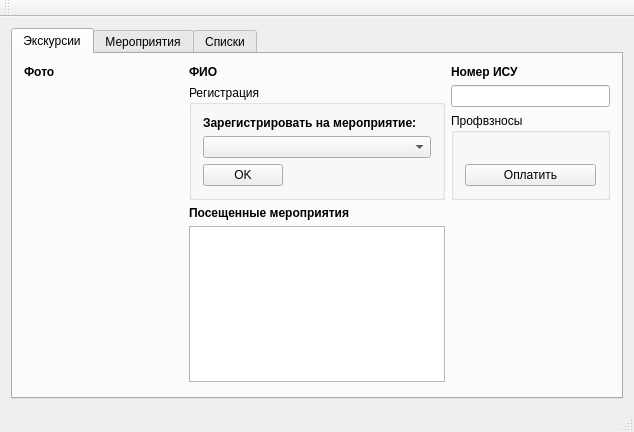
<?xml version="1.0" encoding="UTF-8"?>
<ui version="4.0">
 <class>Profkom</class>
 <widget class="QMainWindow" name="Profkom">
  <property name="enabled">
   <bool>true</bool>
  </property>
  <property name="geometry">
   <rect>
    <x>0</x>
    <y>0</y>
    <width>634</width>
    <height>432</height>
   </rect>
  </property>
  <property name="windowTitle">
   <string>Profkom</string>
  </property>
  <widget class="QWidget" name="centralWidget">
   <layout class="QVBoxLayout" name="verticalLayout">
    <item>
     <widget class="QTabWidget" name="tabWidget">
      <property name="toolTip">
       <string/>
      </property>
      <property name="currentIndex">
       <number>0</number>
      </property>
      <widget class="QWidget" name="tab">
       <attribute name="title">
        <string>Экскурсии</string>
       </attribute>
       <layout class="QHBoxLayout" name="horizontalLayout_3">
        <item>
         <layout class="QVBoxLayout" name="verticalLayout_2">
          <item>
           <widget class="QLabel" name="label_2">
            <property name="font">
             <font>
              <weight>75</weight>
              <bold>true</bold>
             </font>
            </property>
            <property name="text">
             <string>Фото</string>
            </property>
           </widget>
          </item>
          <item>
           <widget class="QLabel" name="labelPhoto">
            <property name="layoutDirection">
             <enum>Qt::LeftToRight</enum>
            </property>
            <property name="autoFillBackground">
             <bool>false</bool>
            </property>
            <property name="text">
             <string/>
            </property>
            <property name="alignment">
             <set>Qt::AlignCenter</set>
            </property>
           </widget>
          </item>
          <item>
           <spacer name="verticalSpacer">
            <property name="orientation">
             <enum>Qt::Vertical</enum>
            </property>
            <property name="sizeHint" stdset="0">
             <size>
              <width>20</width>
              <height>40</height>
             </size>
            </property>
           </spacer>
          </item>
          <item>
           <spacer name="horizontalSpacer_2">
            <property name="orientation">
             <enum>Qt::Horizontal</enum>
            </property>
            <property name="sizeHint" stdset="0">
             <size>
              <width>40</width>
              <height>20</height>
             </size>
            </property>
           </spacer>
          </item>
         </layout>
        </item>
        <item>
         <layout class="QVBoxLayout" name="verticalLayout_5">
          <item>
           <layout class="QHBoxLayout" name="horizontalLayout_2">
            <item>
             <widget class="QLabel" name="label_3">
              <property name="font">
               <font>
                <weight>75</weight>
                <bold>true</bold>
               </font>
              </property>
              <property name="text">
               <string>ФИО</string>
              </property>
             </widget>
            </item>
            <item>
             <widget class="QLabel" name="Fio">
              <property name="text">
               <string/>
              </property>
             </widget>
            </item>
           </layout>
          </item>
          <item>
           <widget class="QGroupBox" name="groupBox">
            <property name="title">
             <string>Регистрация</string>
            </property>
            <layout class="QVBoxLayout" name="verticalLayout_3">
             <item>
              <widget class="QLabel" name="label_5">
               <property name="font">
                <font>
                 <weight>75</weight>
                 <bold>true</bold>
                </font>
               </property>
               <property name="text">
                <string>Зарегистрировать на мероприятие:</string>
               </property>
              </widget>
             </item>
             <item>
              <widget class="QComboBox" name="Events"/>
             </item>
             <item>
              <layout class="QHBoxLayout" name="horizontalLayout">
               <item>
                <widget class="QPushButton" name="buttonAddEvents">
                 <property name="text">
                  <string>OK</string>
                 </property>
                </widget>
               </item>
               <item>
                <spacer name="horizontalSpacer">
                 <property name="orientation">
                  <enum>Qt::Horizontal</enum>
                 </property>
                 <property name="sizeHint" stdset="0">
                  <size>
                   <width>40</width>
                   <height>20</height>
                  </size>
                 </property>
                </spacer>
               </item>
              </layout>
             </item>
            </layout>
           </widget>
          </item>
          <item>
           <widget class="QLabel" name="label_9">
            <property name="font">
             <font>
              <weight>75</weight>
              <bold>true</bold>
             </font>
            </property>
            <property name="text">
             <string>Посещенные мероприятия</string>
            </property>
           </widget>
          </item>
          <item>
           <widget class="QListWidget" name="visitedEventsList"/>
          </item>
          <item>
           <spacer name="verticalSpacer_2">
            <property name="orientation">
             <enum>Qt::Vertical</enum>
            </property>
            <property name="sizeHint" stdset="0">
             <size>
              <width>20</width>
              <height>40</height>
             </size>
            </property>
           </spacer>
          </item>
         </layout>
        </item>
        <item>
         <layout class="QVBoxLayout" name="verticalLayout_6">
          <item>
           <widget class="QLabel" name="label">
            <property name="font">
             <font>
              <weight>75</weight>
              <bold>true</bold>
             </font>
            </property>
            <property name="text">
             <string>Номер ИСУ</string>
            </property>
           </widget>
          </item>
          <item>
           <widget class="QLineEdit" name="ISU"/>
          </item>
          <item>
           <widget class="QGroupBox" name="groupBox_2">
            <property name="title">
             <string>Профвзносы</string>
            </property>
            <layout class="QVBoxLayout" name="verticalLayout_4">
             <item>
              <widget class="QLabel" name="Deposit">
               <property name="text">
                <string/>
               </property>
              </widget>
             </item>
             <item>
              <widget class="QPushButton" name="buttonPayFees">
               <property name="text">
                <string>Оплатить</string>
               </property>
              </widget>
             </item>
            </layout>
           </widget>
          </item>
          <item>
           <spacer name="verticalSpacer_3">
            <property name="orientation">
             <enum>Qt::Vertical</enum>
            </property>
            <property name="sizeHint" stdset="0">
             <size>
              <width>20</width>
              <height>40</height>
             </size>
            </property>
           </spacer>
          </item>
         </layout>
        </item>
       </layout>
      </widget>
      <widget class="QWidget" name="tab_2">
       <attribute name="title">
        <string>Мероприятия</string>
       </attribute>
       <layout class="QHBoxLayout" name="horizontalLayout_5">
        <item>
         <layout class="QVBoxLayout" name="verticalLayout_7">
          <item>
           <widget class="QComboBox" name="comboBoxEvents"/>
          </item>
          <item>
           <widget class="QLabel" name="label_4">
            <property name="font">
             <font>
              <weight>75</weight>
              <bold>true</bold>
             </font>
            </property>
            <property name="text">
             <string>Название</string>
            </property>
           </widget>
          </item>
          <item>
           <widget class="QLineEdit" name="eventName"/>
          </item>
          <item>
           <widget class="QLabel" name="label_6">
            <property name="font">
             <font>
              <weight>75</weight>
              <bold>true</bold>
             </font>
            </property>
            <property name="text">
             <string>Дата</string>
            </property>
           </widget>
          </item>
          <item>
           <widget class="QDateEdit" name="eventDate">
            <property name="displayFormat">
             <string>dd-MM-yyyy</string>
            </property>
           </widget>
          </item>
          <item>
           <widget class="QLabel" name="label_7">
            <property name="font">
             <font>
              <weight>75</weight>
              <bold>true</bold>
             </font>
            </property>
            <property name="text">
             <string>Кол-во участников</string>
            </property>
           </widget>
          </item>
          <item>
           <widget class="QLineEdit" name="eventAmount"/>
          </item>
          <item>
           <widget class="QLabel" name="label_8">
            <property name="font">
             <font>
              <weight>75</weight>
              <bold>true</bold>
             </font>
            </property>
            <property name="text">
             <string>Коэффицент</string>
            </property>
           </widget>
          </item>
          <item>
           <widget class="QLineEdit" name="eventRate"/>
          </item>
          <item>
           <layout class="QHBoxLayout" name="horizontalLayout_4">
            <item>
             <widget class="QPushButton" name="buttonDeleteEvent">
              <property name="enabled">
               <bool>false</bool>
              </property>
              <property name="text">
               <string>Удалить</string>
              </property>
              <property name="checkable">
               <bool>false</bool>
              </property>
             </widget>
            </item>
            <item>
             <spacer name="horizontalSpacer_3">
              <property name="orientation">
               <enum>Qt::Horizontal</enum>
              </property>
              <property name="sizeHint" stdset="0">
               <size>
                <width>40</width>
                <height>20</height>
               </size>
              </property>
             </spacer>
            </item>
            <item>
             <widget class="QPushButton" name="eventAdd">
              <property name="text">
               <string>Сохранить</string>
              </property>
             </widget>
            </item>
           </layout>
          </item>
         </layout>
        </item>
        <item>
         <spacer name="horizontalSpacer_4">
          <property name="orientation">
           <enum>Qt::Horizontal</enum>
          </property>
          <property name="sizeHint" stdset="0">
           <size>
            <width>290</width>
            <height>20</height>
           </size>
          </property>
         </spacer>
        </item>
       </layout>
      </widget>
      <widget class="QWidget" name="tab_3">
       <attribute name="title">
        <string>Списки</string>
       </attribute>
       <widget class="QTableWidget" name="eventsTable">
        <property name="geometry">
         <rect>
          <x>20</x>
          <y>10</y>
          <width>551</width>
          <height>241</height>
         </rect>
        </property>
        <property name="columnCount">
         <number>4</number>
        </property>
        <column/>
        <column/>
        <column/>
        <column/>
       </widget>
       <widget class="QPushButton" name="openEventFile">
        <property name="geometry">
         <rect>
          <x>20</x>
          <y>270</y>
          <width>75</width>
          <height>23</height>
         </rect>
        </property>
        <property name="text">
         <string>Открыть</string>
        </property>
       </widget>
      </widget>
     </widget>
    </item>
   </layout>
  </widget>
  <widget class="QMenuBar" name="menuBar">
   <property name="geometry">
    <rect>
     <x>0</x>
     <y>0</y>
     <width>634</width>
     <height>21</height>
    </rect>
   </property>
  </widget>
  <widget class="QToolBar" name="mainToolBar">
   <attribute name="toolBarArea">
    <enum>TopToolBarArea</enum>
   </attribute>
   <attribute name="toolBarBreak">
    <bool>false</bool>
   </attribute>
  </widget>
  <widget class="QStatusBar" name="statusBar"/>
 </widget>
 <layoutdefault spacing="6" margin="11"/>
 <resources/>
 <connections/>
</ui>
